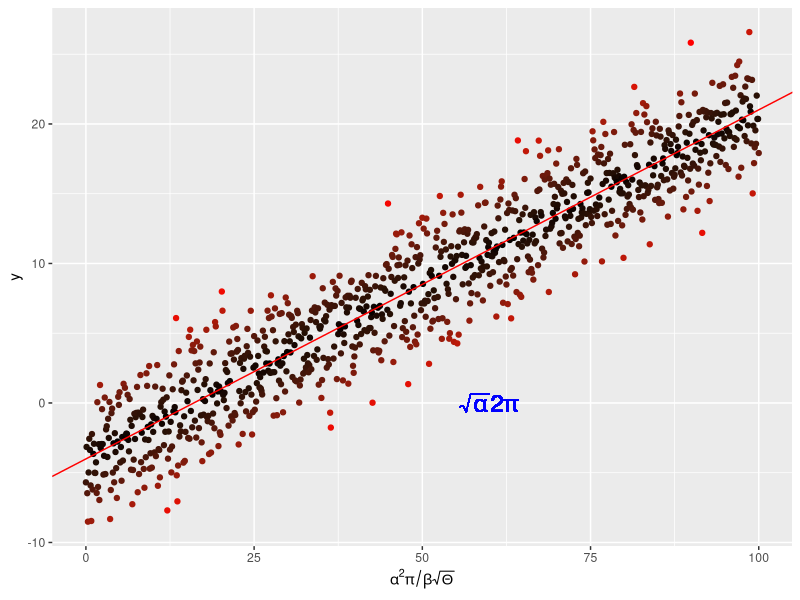

R code for this plot:
library(ggplot2)
library(ggthemes)

x <- seq(0, 100, by = 0.1)
y <- -4. + 0.25 * x +
  rnorm(length(x), mean = 0., sd = 2.5)

# and put them in a dataframe
my_data <- data.frame(x = x, y = y)

# perform a linear regression
my_lm <- summary(lm(y ~ x, data = my_data))

# plot the data
p <-  ggplot(my_data, aes(x = x, y = y, colour = abs(my_lm$residual))) +
  geom_point() +
  scale_colour_gradient(low = "black", high = "red") +
  theme(legend.position = "none") +
  scale_x_continuous(expression(alpha^2 * pi / beta * sqrt(Theta)))

# add the regression line
p <- p + geom_abline(
  intercept = my_lm$coefficients[1][1],
  slope = my_lm$coefficients[2][1],
  colour = "red")

# throw some math on the plot
p <- p + geom_text(aes(x = 60, 
                       y = 0,
                       label = "sqrt(alpha) * 2* pi"), 
                   parse = TRUE, size = 6, 
                   colour = "blue")

pdf('../Results/MyLinReg.pdf')
print(p)
graphics.off()